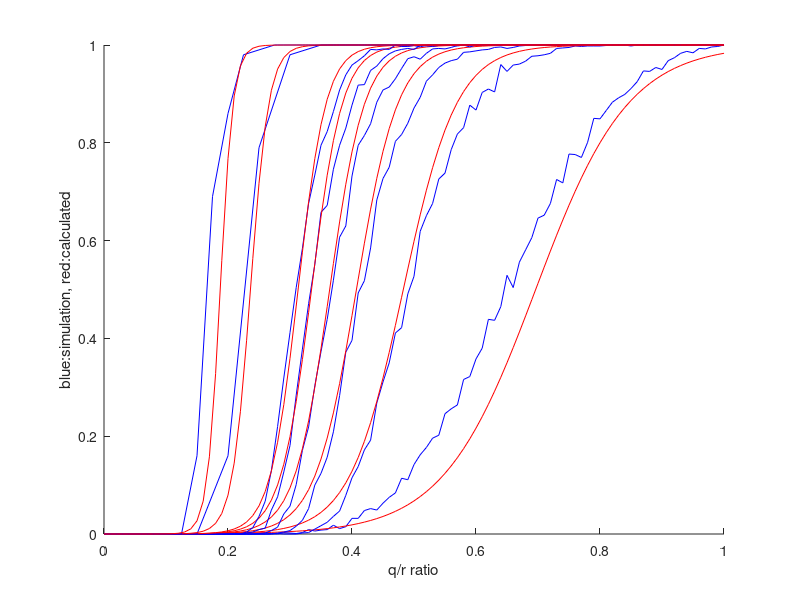
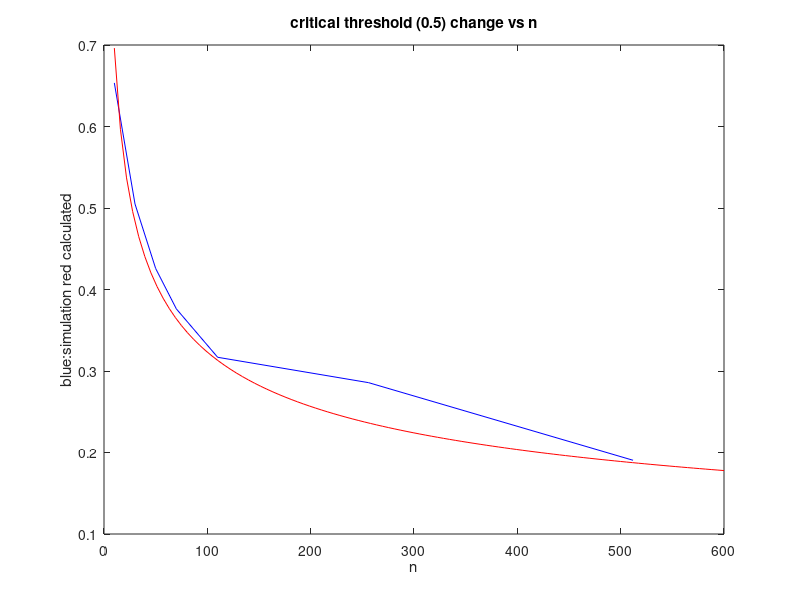
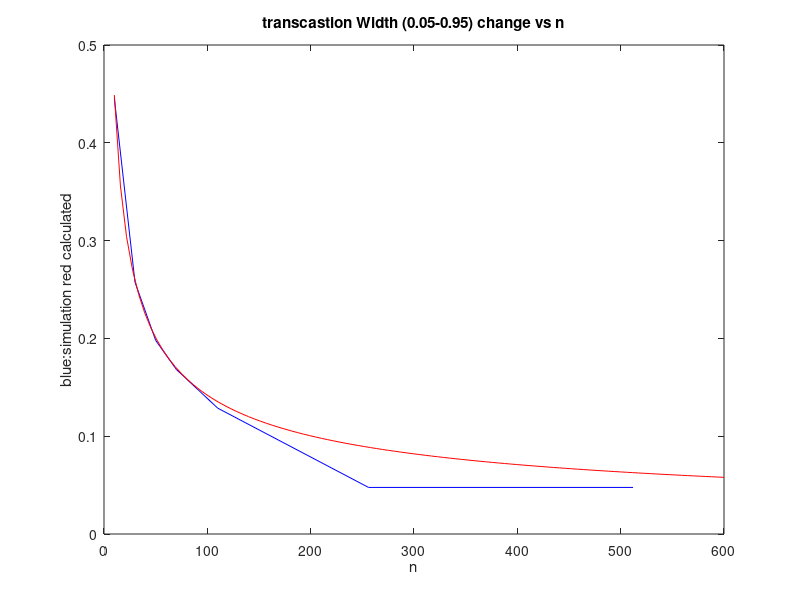
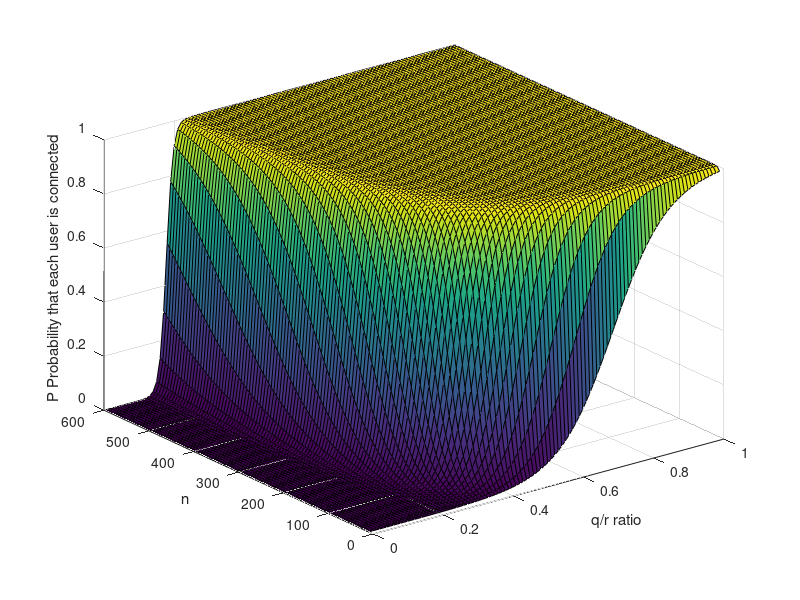

These charts were generated, in order, by the following MATLAB code:
load('matlab.mat')

clc;
clf;
n=[10 30 50 70 90 110 256 512];
figure(1)
clf;
t=linspace(0,1,101);
for i=1:length(n)
    condQ=eval(strcat('conQ',num2str(n(i))));
    hold on
    thisQ=eval(strcat('qovr',num2str(n(i))));
    plot(thisQ,condQ,'b')
    y=0.5+0.5*tanh((t-1.5*n(i).^(-1/3))*3/((2.4)^(2/5)*n(i).^(-1/2)));
    hold on 
    plot(t,y,'r');
end
plotThrh=[thrh10 thrh30 thrh50 thrh70 thrh90 thrh110 thrh256 thrh512];
xlabel('q/r ratio');
ylabel('blue:simulation, red:calculated')


figure(2)
clf;
plot(n,plotThrh,'b');
hold on
t=linspace(10,600,101);
ThrhCenterPoint=1.5*t.^(-1/3);
plot(t,ThrhCenterPoint,'r')
xlabel('n')
ylabel('blue:simulation red calculated')
title('critical threshold (0.5) change vs n')


figure(3)
clf;
n=[10 30 50 70 90 110 256 512];
t=linspace(10,600,101);
plot(n,po5d,'b');
transcastionWidth=(2.4)^(2/5)*t.^(-1/2);
hold on
plot(t,transcastionWidth,'r')
xlabel('n')
ylabel('blue:simulation red calculated')
title('transcastion Width (0.05-0.95) change vs n')

figure(4)
clf;
x=linspace(0,1,101);
y=linspace(10,600,101);
[XX,YY]=meshgrid(x,y);
ZZ=0.5+0.5*tanh((XX-1.5*YY.^(-1/3))*3./((2.4)^(2/5)*YY.^(-1/2)));
surf(XX,YY,ZZ)
xlabel('q/r ratio')
ylabel('n')
zlabel('P Probability that each user is connected')